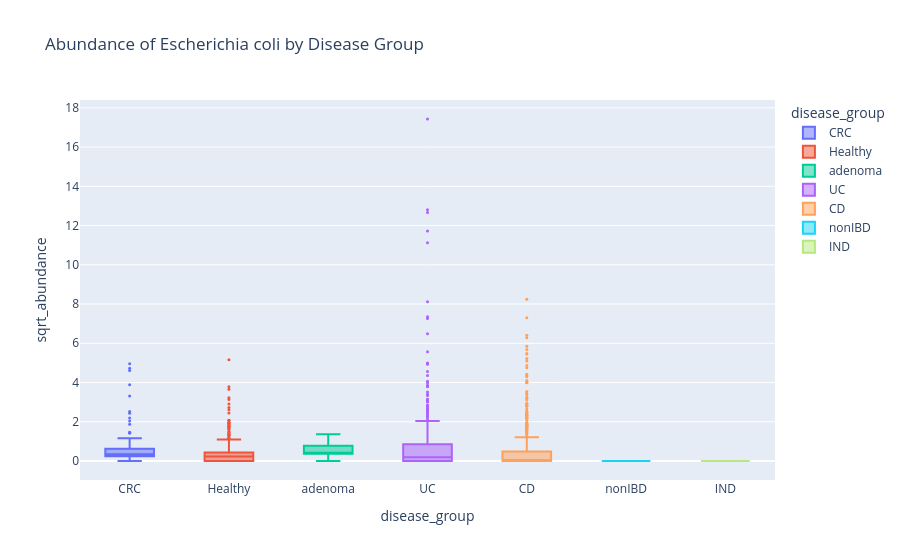

Notebook source saved alongside this figure:
### Code cell
operon_abd_data.pl.boxplot(
    feature_name="Veillonella parvula",
    x_axis_col="disease_group",
    feature_type_col=None,
    title="Abundance of Escherichia coli by Disease Group",
    
)

### Figure 1 — Plotly figure (JSON) as saved in the notebook; plotly's stock layout.template omitted (floating-point values rounded to 4 significant figures; data arrays with more than 128 entries replaced by an {"elided": "..."} marker saying what was removed)
{"data": [{"alignmentgroup": "True", "boxpoints": "outliers", "hovertemplate": "disease_group=%{x}<br>sqrt_abundance=%{y}<extra></extra>", "legendgroup": "CRC", "marker": {"color": "#636efa", "size": 3}, "name": "CRC", "notched": false, "offsetgroup": "CRC", "orientation": "v", "showlegend": true, "type": "box", "x": {"elided": "166 str values"}, "x0": " ", "xaxis": "x", "y": {"elided": "166 float values"}, "y0": " ", "yaxis": "y"}, {"alignmentgroup": "True", "boxpoints": "outliers", "hovertemplate": "disease_group=%{x}<br>sqrt_abundance=%{y}<extra></extra>", "legendgroup": "Healthy", "marker": {"color": "#EF553B", "size": 3}, "name": "Healthy", "notched": false, "offsetgroup": "Healthy", "orientation": "v", "showlegend": true, "type": "box", "x": {"elided": "570 str values"}, "x0": " ", "xaxis": "x", "y": {"elided": "570 float values"}, "y0": " ", "yaxis": "y"}, {"alignmentgroup": "True", "boxpoints": "outliers", "hovertemplate": "disease_group=%{x}<br>sqrt_abundance=%{y}<extra></extra>", "legendgroup": "adenoma", "marker": {"color": "#00cc96", "size": 3}, "name": "adenoma", "notched": false, "offsetgroup": "adenoma", "orientation": "v", "showlegend": true, "type": "box", "x": ["adenoma", "adenoma", "adenoma", "adenoma", "adenoma", "adenoma", "adenoma", "adenoma"], "x0": " ", "xaxis": "x", "y": [0.0, 0.6097, 0.3751, 0.3788, 0.3583, 0.3821, 1.363, 0.9387], "y0": " ", "yaxis": "y"}, {"alignmentgroup": "True", "boxpoints": "outliers", "hovertemplate": "disease_group=%{x}<br>sqrt_abundance=%{y}<extra></extra>", "legendgroup": "UC", "marker": {"color": "#ab63fa", "size": 3}, "name": "UC", "notched": false, "offsetgroup": "UC", "orientation": "v", "showlegend": true, "type": "box", "x": {"elided": "525 str values"}, "x0": " ", "xaxis": "x", "y": {"elided": "525 float values"}, "y0": " ", "yaxis": "y"}, {"alignmentgroup": "True", "boxpoints": "outliers", "hovertemplate": "disease_group=%{x}<br>sqrt_abundance=%{y}<extra></extra>", "legendgroup": "CD", "marker": {"color": "#FFA15A", "size": 3}, "name": "CD", "notched": false, "offsetgroup": "CD", "orientation": "v", "showlegend": true, "type": "box", "x": {"elided": "599 str values"}, "x0": " ", "xaxis": "x", "y": {"elided": "599 float values"}, "y0": " ", "yaxis": "y"}, {"alignmentgroup": "True", "boxpoints": "outliers", "hovertemplate": "disease_group=%{x}<br>sqrt_abundance=%{y}<extra></extra>", "legendgroup": "nonIBD", "marker": {"color": "#19d3f3", "size": 3}, "name": "nonIBD", "notched": false, "offsetgroup": "nonIBD", "orientation": "v", "showlegend": true, "type": "box", "x": ["nonIBD", "nonIBD", "nonIBD", "nonIBD", "nonIBD", "nonIBD", "nonIBD", "nonIBD", "nonIBD", "nonIBD", "nonIBD", "nonIBD", "nonIBD", "nonIBD", "nonIBD", "nonIBD", "nonIBD", "nonIBD", "nonIBD", "nonIBD", "nonIBD", "nonIBD", "nonIBD", "nonIBD", "nonIBD", "nonIBD", "nonIBD", "nonIBD", "nonIBD", "nonIBD", "nonIBD", "nonIBD", "nonIBD", "nonIBD", "nonIBD", "nonIBD", "nonIBD", "nonIBD", "nonIBD", "nonIBD", "nonIBD", "nonIBD", "nonIBD", "nonIBD", "nonIBD", "nonIBD", "nonIBD", "nonIBD", "nonIBD", "nonIBD", "nonIBD", "nonIBD", "nonIBD", "nonIBD", "nonIBD", "nonIBD", "nonIBD", "nonIBD", "nonIBD", "nonIBD", "nonIBD", "nonIBD", "nonIBD", "nonIBD", "nonIBD", "nonIBD", "nonIBD"], "x0": " ", "xaxis": "x", "y": [0.0, 0.0, 0.0, 0.0, 0.0, 0.0, 0.0, 0.0, 0.0, 0.0, 0.0, 0.0, 0.0, 0.0, 0.0, 0.0, 0.0, 0.0, 0.0, 0.0, 0.0, 0.0, 0.0, 0.0, 0.0, 0.0, 0.0, 0.0, 0.0, 0.0, 0.0, 0.0, 0.0, 0.0, 0.0, 0.0, 0.0, 0.0, 0.0, 0.0, 0.0, 0.0, 0.0, 0.0, 0.0, 0.0, 0.0, 0.0, 0.0, 0.0, 0.0, 0.0, 0.0, 0.0, 0.0, 0.0, 0.0, 0.0, 0.0, 0.0, 0.0, 0.0, 0.0, 0.0, 0.0, 0.0, 0.0], "y0": " ", "yaxis": "y"}, {"alignmentgroup": "True", "boxpoints": "outliers", "hovertemplate": "disease_group=%{x}<br>sqrt_abundance=%{y}<extra></extra>", "legendgroup": "IND", "marker": {"color": "#B6E880", "size": 3}, "name": "IND", "notched": false, "offsetgroup": "IND", "orientation": "v", "showlegend": true, "type": "box", "x": ["IND"], "x0": " ", "xaxis": "x", "y": [0.0], "y0": " ", "yaxis": "y"}], "layout": {"boxmode": "overlay", "legend": {"title": {"text": "disease_group"}, "tracegroupgap": 0}, "title": {"text": "Abundance of Escherichia coli by Disease Group"}, "xaxis": {"anchor": "y", "categoryarray": ["CRC", "Healthy", "adenoma", "UC", "CD", "nonIBD", null, "IND"], "categoryorder": "array", "domain": [0, 1], "title": {"text": "disease_group"}}, "yaxis": {"anchor": "x", "domain": [0, 1], "title": {"text": "sqrt_abundance"}}}}
